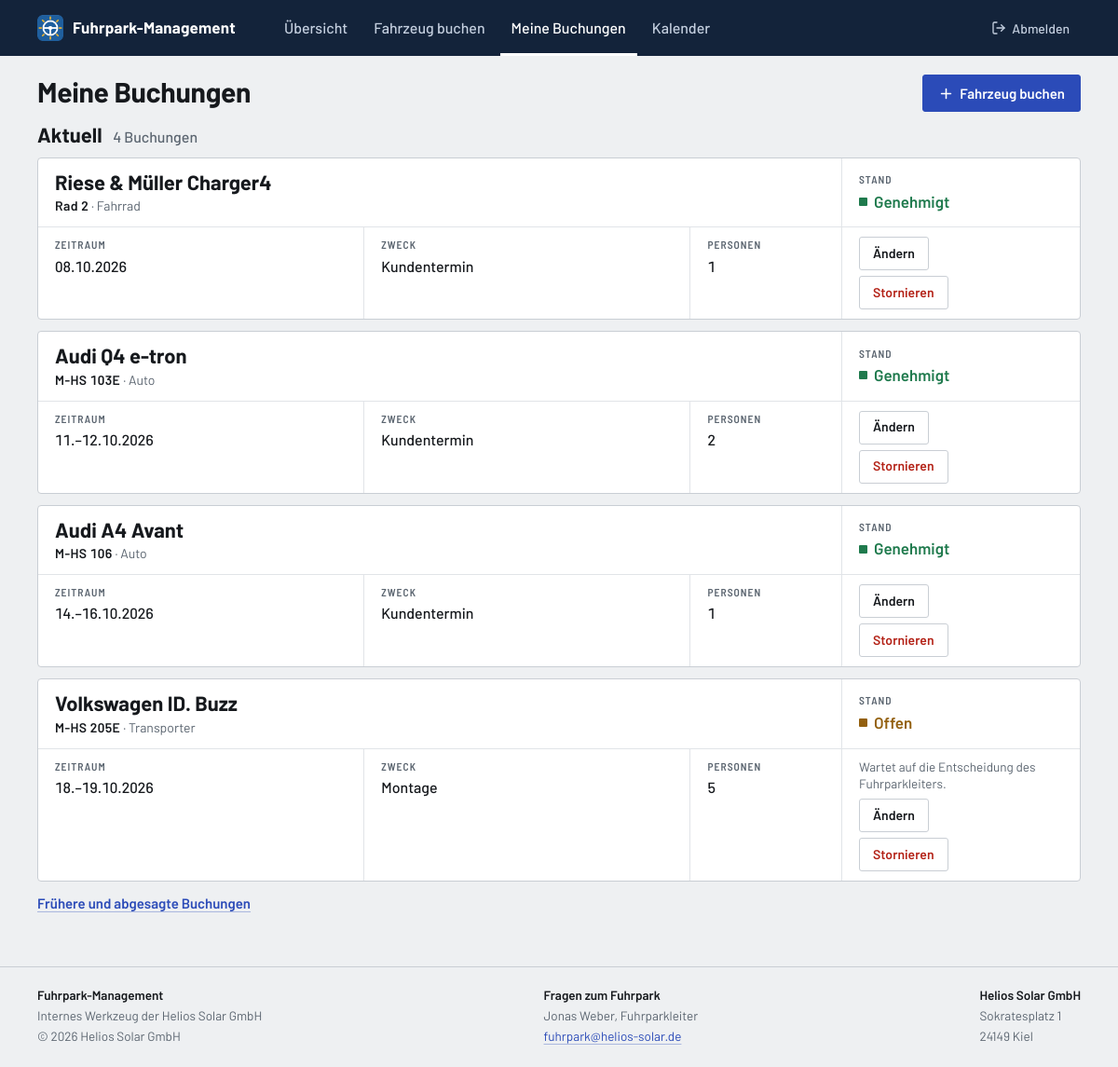
Page /meine-buchungen.php (signed in) on the committed database.
### tables this page shows
CREATE TABLE buchungen (
    id                     INT UNSIGNED     NOT NULL AUTO_INCREMENT,
    fahrzeug_id            INT UNSIGNED     NOT NULL,   
    antragsteller_id       INT UNSIGNED     NOT NULL,   
    fahrer_id              INT UNSIGNED     NOT NULL,   
    start                  DATE             NOT NULL,
    ende                   DATE             NOT NULL,
    zweck_id               TINYINT UNSIGNED NOT NULL,
    personenanzahl         TINYINT UNSIGNED NOT NULL,   
    status_id              TINYINT UNSIGNED NOT NULL DEFAULT 1,  
    beantragt_am           DATETIME         NOT NULL DEFAULT CURRENT_TIMESTAMP,

     
     
    entscheidung_von       INT UNSIGNED     NULL,       
    entscheidung_am        DATETIME         NULL,
    entscheidung_kommentar TEXT             NULL,       
    entscheidung_gelesen_am DATETIME        NULL,       

     
    begonnen_am            DATETIME         NULL,
    km_start               INT UNSIGNED     NULL,       

     
    zurueckgegeben_am      DATETIME         NULL,
    km_ende                INT UNSIGNED     NULL,
    bemerkung              TEXT             NULL,       

    PRIMARY KEY (id),
    KEY idx_buchungen_belegung (fahrzeug_id, start, ende),
    KEY idx_buchungen_status (status_id),
    CONSTRAINT fk_buchungen_fahrzeug                     
        FOREIGN KEY (fahrzeug_id) REFERENCES fahrzeuge (id),
    CONSTRAINT fk_buchungen_antragsteller                
        FOREIGN KEY (antragsteller_id) REFERENCES nutzer (id),
    CONSTRAINT fk_buchungen_fahrer                       
        FOREIGN KEY (fahrer_id) REFERENCES nutzer (id),
    CONSTRAINT fk_buchungen_entscheidung_von             
        FOREIGN KEY (entscheidung_von) REFERENCES nutzer (id),
    CONSTRAINT fk_buchungen_zweck                        
        FOREIGN KEY (zweck_id) REFERENCES zwecke (id),
    CONSTRAINT fk_buchungen_status                       
        FOREIGN KEY (status_id) REFERENCES buchungsstatus (id)
);

CREATE TABLE fahrzeuge (
    id            INT UNSIGNED      NOT NULL AUTO_INCREMENT,
    kennzeichen   VARCHAR(20)       NOT NULL,
    art_id        TINYINT UNSIGNED  NOT NULL,
    typ           VARCHAR(30)       NOT NULL,       
    hersteller    VARCHAR(50)       NOT NULL,
    modell        VARCHAR(50)       NOT NULL,
    baujahr       SMALLINT UNSIGNED NULL,
    bild          VARCHAR(100)      NULL,           
    sitzplaetze   TINYINT UNSIGNED  NOT NULL,
    antrieb_id    TINYINT UNSIGNED  NULL,
    kmstand       INT UNSIGNED      NULL,           
    fuehrerschein VARCHAR(5)        NULL,           
    hu_au         DATE              NULL,           
    geloescht_am  DATETIME          NULL,           
    PRIMARY KEY (id),
    CONSTRAINT fk_fahrzeuge_art                     
        FOREIGN KEY (art_id) REFERENCES fahrzeugarten (id),
    CONSTRAINT fk_fahrzeuge_antrieb                 
        FOREIGN KEY (antrieb_id) REFERENCES antriebe (id)
);

CREATE TABLE fahrzeugarten (
    id          TINYINT UNSIGNED NOT NULL,
    bezeichnung VARCHAR(30)      NOT NULL,
    plural      VARCHAR(30)      NOT NULL,
    PRIMARY KEY (id)
);

CREATE TABLE zwecke (
    id          TINYINT UNSIGNED NOT NULL,
    bezeichnung VARCHAR(30)      NOT NULL,
    PRIMARY KEY (id)
);

CREATE TABLE nutzer (
    id            INT UNSIGNED     NOT NULL AUTO_INCREMENT,
    vorname       VARCHAR(50)      NOT NULL,
    nachname      VARCHAR(50)      NOT NULL,
    rolle_id      TINYINT UNSIGNED NOT NULL DEFAULT 1,  
    passwort_hash VARCHAR(255)     NOT NULL,            
    darf_luxus    TINYINT(1)       NOT NULL DEFAULT 0,  
    geloescht_am  DATETIME         NULL,                
    PRIMARY KEY (id),
    CONSTRAINT fk_nutzer_rolle                          
        FOREIGN KEY (rolle_id) REFERENCES rollen (id)
);

### meine-buchungen.php (the view, shortened to what the rows shown need)
<?php
require_once __DIR__ . '/includes/config.php';
$ich = aktueller_nutzer();
$heute = new DateTimeImmutable('today');
$ListeBuchungen = new CListeBuchungen();
$ListeBuchungen->LadenAktuelle($ich);
$Zwecke = new CListeSchluessel('zwecke');
$Arten = new CListeSchluessel('fahrzeugarten');
require_once __DIR__ . '/includes/header.php';
?>
<section aria-labelledby="aktuell">
    <?php $anzahl = $ListeBuchungen->Count(); ?>
    <h2 class="abschnitt" id="aktuell">
        Aktuell
        <span class="abschnitt__wert">
            <?= $anzahl === 0 ? 'keine Buchungen' : e((string) $anzahl) . ($anzahl === 1 ? ' Buchung' : ' Buchungen') ?>
        </span>
    </h2>
    <?php foreach ($ListeBuchungen->GetAlle() as $Buchung): ?>
        <?php
        $SchildFahrzeug = CFahrzeug::LoadByID($Buchung->GetFahrzeugID());
        $marke = buchung_stand($Buchung, $ich);
        $binFahrer = $Buchung->GetFahrerID() === $ich;
        $unterwegs = $Buchung->GetStatusID() === STATUS_UNTERWEGS;
        ?>
        <article class="schild">
            <?php require __DIR__ . '/includes/schild-kopf.php'; ?>
            <div class="schild__koerper">
                <dl class="felder felder--buchung">
                    <div class="feld">
                        <dt>Zeitraum</dt>
                        <dd>
                            <?= e(zeitraum_kurz($Buchung->GetStart(), $Buchung->GetEnde())) ?>
                        </dd>
                    </div>
                    <div class="feld">
                        <dt>Zweck</dt>
                        <dd>
                            <?= e($Zwecke->GetBezeichnung($Buchung->GetZweckID())) ?>
                        </dd>
                    </div>
                    <div class="feld">
                        <dt>Personen</dt>
                        <dd><?= e((string) $Buchung->GetPersonenanzahl()) ?></dd>
                    </div>
                </dl>
                <div class="schild__aktionen">
                    <?php if ($unterwegs && !$binFahrer): ?>
                        <p class="schild__hinweis">Das Fahrzeug gibt der Fahrer zurück.</p>
                    <?php elseif ($Buchung->GetStatusID() === STATUS_OFFEN): ?>
                        <p class="schild__hinweis">Wartet auf die Entscheidung des Fuhrparkleiters.</p>
                    <?php elseif ($Buchung->GetStatusID() === STATUS_GENEHMIGT && !$binFahrer): ?>
                        <p class="schild__hinweis">
                            Die Fahrt beginnt der Fahrer<?= $Buchung->GetStart() > $heute ? ' ab ' . e($Buchung->GetStart()->format('d.m.Y')) : '' ?>.
                        </p>
                    <?php elseif ($Buchung->GetStatusID() === STATUS_GENEHMIGT && $Buchung->GetStart() > $heute): ?>
                        <p class="schild__hinweis">Fahrt beginnen ab <?= e($Buchung->GetStart()->format('d.m.Y')) ?></p>
                    <?php endif; ?>
                    <?php if ($Buchung->KannAendern($ich)): ?>
                        <?php
                        $nr = (string) $Buchung->GetID();
                        ?>
                        <?php $popupAendern = 'aendern-' . $nr; ?>
                        <button class="button button--klein button--zweitrangig" type="button" popovertarget="<?= e($popupAendern) ?>">
                            <?= $unterwegs ? 'Verlängern' : 'Ändern' ?>
                        </button>
                    <?php endif; ?>
                    <?php if ($Buchung->KannStornieren($ich)): ?>
                        <?php $popup = 'storno-' . $Buchung->GetID(); ?>
                        <button class="button button--klein button--gefahr" type="button" popovertarget="<?= e($popup) ?>">Stornieren</button>
                    <?php endif; ?>
                </div>
            </div>
        </article>
    <?php endforeach; ?>
</section>
<?php require_once __DIR__ . '/includes/footer.php'; ?>

### includes/schild-kopf.php (shortened to what the rows shown need)
<div class="schild__kopf">
    <div class="schild__name">
        <h3 class="schild__fahrzeug">
            <a href="<?= url('fahrzeug.php?id=' . $SchildFahrzeug->GetID()) ?>"><?= e($SchildFahrzeug->GetHersteller() . ' ' . $SchildFahrzeug->GetModell()) ?></a>
        </h3>
        <p class="schild__modell">
            <span class="kennzeichen"><?= e($SchildFahrzeug->GetKennzeichen()) ?></span>
            &middot; <?= e($Arten->GetBezeichnung($SchildFahrzeug->GetArtID())) ?>
        </p>
    </div>
    <p class="stand stand--<?= e($marke[1]) ?>">
        <span class="stand__label">Stand</span>
        <span class="stand__wert"><?= e($marke[0]) ?></span>
    </p>
</div>

### includes/footer.php (shortened to what the rows shown need)
<?php
$FussNutzer = $Angemeldet ?? null;
$fussKontakt = [];
if ($FussNutzer !== null && $FussNutzer->GetRolleID() === ROLLE_MITARBEITER) {
    $FussListe = new CListeNutzer();
    $FussListe->LadenAktive();
    foreach ($FussListe->GetAlle() as $Eintrag) {
        if ($Eintrag->GetRolleID() === ROLLE_FUHRPARKLEITER) {
            $fussKontakt[] = $Eintrag;
        }
    }
}
?>
</main>
<footer class="fussleiste">
    <div class="container fussleiste__innen">
        <?php if ($fussKontakt !== []): ?>
            <div class="fussleiste__block">
                <p class="fussleiste__titel">Fragen zum Fuhrpark</p>
                <?php foreach ($fussKontakt as $Kontakt): ?>
                    <p><?= e($Kontakt->GetName()) ?>, Fuhrparkleiter</p>
                <?php endforeach; ?>
                <p><a href="mailto:<?= e(FUHRPARK_EMAIL) ?>"><?= e(FUHRPARK_EMAIL) ?></a></p>
            </div>
        <?php endif; ?>
    </div>
</footer>
</body>
</html>

### rows in the picture
buchungen: fahrzeug.modell "Riese & Müller Charger4", fahrzeug.kennzeichen "Rad 2", fahrzeug.bezeichnung "Fahrrad", status "Genehmigt", start+ende "08.10.2026", zweck.bezeichnung "Kundentermin", personenanzahl "1", shows "Ändern"
buchungen: fahrzeug.modell "Audi Q4 e-tron", fahrzeug.kennzeichen "M-HS 103E", fahrzeug.bezeichnung "Auto", status "Genehmigt", start+ende "11.–12.10.2026", zweck.bezeichnung "Kundentermin", personenanzahl "2", shows "Ändern"
buchungen: fahrzeug.modell "Audi A4 Avant", fahrzeug.kennzeichen "M-HS 106", fahrzeug.bezeichnung "Auto", status "Genehmigt", start+ende "14.–16.10.2026", zweck.bezeichnung "Kundentermin", personenanzahl "1", shows "Ändern"
buchungen: fahrzeug.modell "Volkswagen ID. Buzz", fahrzeug.kennzeichen "M-HS 205E", fahrzeug.bezeichnung "Transporter", status "Offen", start+ende "18.–19.10.2026", zweck.bezeichnung "Montage", personenanzahl "5", shows "Wartet auf die Entscheidung des Fuhrparkleiters.", shows "Ändern"
nutzer: $Kontakt->GetName() "Jonas Weber"

### other values in the picture
APP_NAME "Fuhrpark-Management"
$beschriftung "Übersicht"
$beschriftung "Fahrzeug buchen"
$beschriftung "Meine Buchungen"
$beschriftung "Kalender"
$pageTitle "Meine Buchungen"
$pageAktion[0] "Fahrzeug buchen"
$anzahl "4"
FIRMA_NAME "Helios Solar GmbH"
FUHRPARK_EMAIL "fuhrpark@helios-solar.de"
FIRMA_STRASSE "Sokratesplatz 1"
FIRMA_ORT "24149 Kiel"
